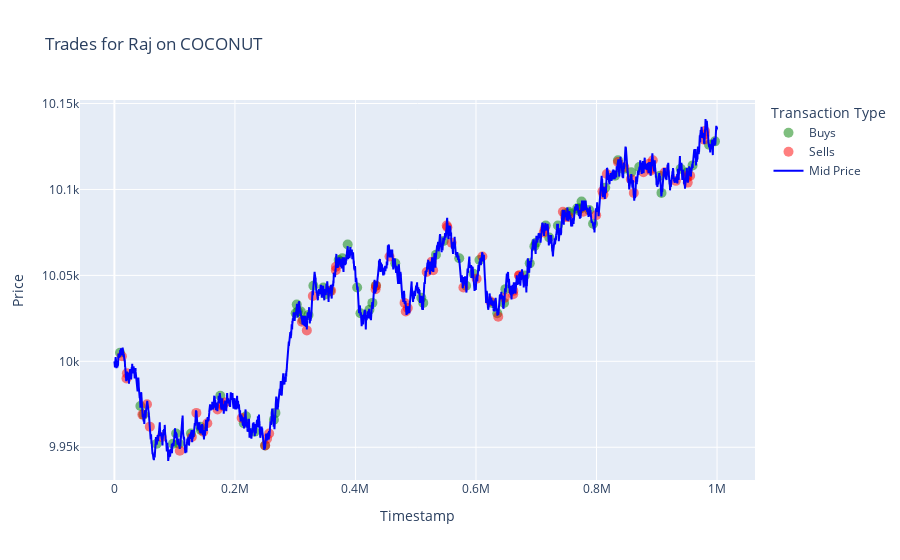
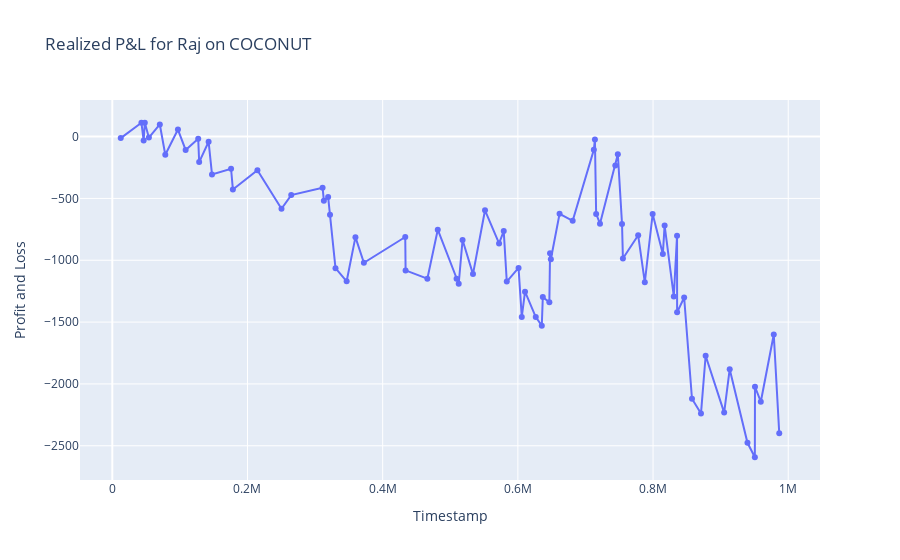
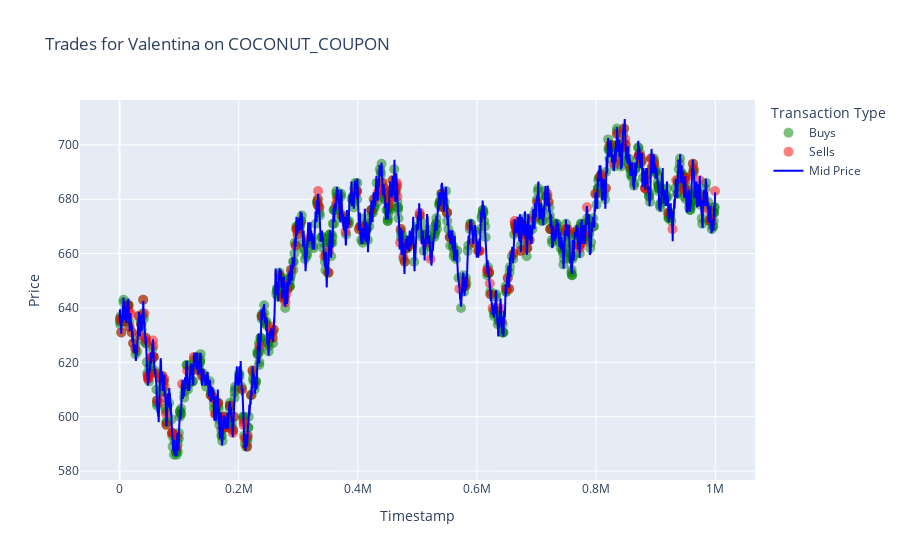
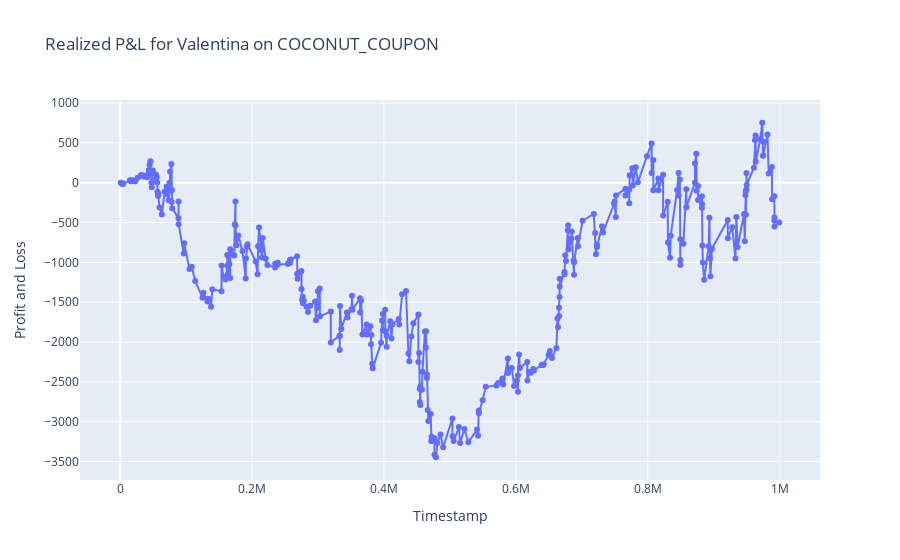

Write notebook code for charts like these, in order.
### Code cell
analyze_trades(trades_r4_d1, prices_r4_d1)

### Figure 1 — Plotly figure (JSON) as saved in the notebook; plotly's stock layout.template omitted (floating-point values rounded to 4 significant figures; data arrays with more than 128 entries replaced by an {"elided": "..."} marker saying what was removed)
{"data": [{"marker": {"color": "green", "opacity": 0.5, "size": 10}, "mode": "markers", "name": "Buys", "type": "scatter", "x": [9300, 43100, 48100, 70300, 97100, 102400, 107500, 127100, 142500, 143500, 175700, 214700, 218300, 232700, 250000, 264700, 267200, 300800, 302600, 304500, 309300, 313000, 322100, 330200, 346700, 350700, 357800, 372200, 375200, 378200, 387100, 402800, 408200, 423200, 428100, 433900, 466100, 509300, 512500, 533600, 546300, 572200, 583600, 595800, 605800, 626500, 635400, 646600, 648800, 681100, 689200, 696900, 699400, 715800, 721500, 735900, 747800, 754100, 755400, 768000, 769800, 774000, 775200, 787800, 794300, 814500, 830700, 835600, 844700, 857600, 870900, 905200, 907800, 939700, 950600, 959400, 986700, 996600], "y": [10005, 9974, 9969, 9952, 9952, 9958, 9952, 9958, 9962, 9960, 9980, 9964, 9968, 9959, 9951, 9966, 9970, 10028, 10033, 10029, 10029, 10024, 10027, 10044, 10043, 10039, 10041, 10059, 10058, 10060, 10068, 10043, 10028, 10030, 10034, 10044, 10057, 10037, 10034, 10062, 10070, 10060, 10044, 10051, 10059, 10034, 10028, 10034, 10042, 10050, 10057, 10067, 10069, 10079, 10072, 10079, 10086, 10087, 10086, 10089, 10088, 10089, 10093, 10088, 10080, 10101, 10108, 10117, 10112, 10110, 10113, 10108, 10098, 10112, 10110, 10114, 10126, 10128]}, {"marker": {"color": "red", "opacity": 0.5, "size": 10}, "mode": "markers", "name": "Sells", "type": "scatter", "x": [12500, 20100, 20800, 46400, 54100, 58800, 78400, 108500, 128500, 136000, 147500, 154200, 171100, 178400, 179800, 183700, 211200, 250300, 253300, 256800, 311100, 319300, 329300, 359700, 367400, 367600, 433400, 434200, 456500, 481500, 483500, 486800, 518200, 526600, 528900, 551400, 552500, 559600, 579100, 601000, 610600, 623600, 636900, 647600, 661700, 662000, 671600, 671800, 712400, 714000, 744200, 747900, 753900, 778000, 799400, 809900, 811500, 817100, 835500, 846000, 857000, 861900, 877800, 887300, 890500, 890600, 893400, 913400, 931700, 950400, 950800, 951300, 955400, 978600, 979600, 979900], "y": [10003, 9990, 9993, 9969, 9975, 9962, 9956, 9948, 9956, 9970, 9959, 9964, 9972, 9975, 9974, 9976, 9967, 9951, 9955, 9958, 10023, 10018, 10038, 10041, 10053, 10055, 10042, 10044, 10061, 10034, 10029, 10031, 10052, 10058, 10053, 10079, 10078, 10069, 10043, 10048, 10061, 10035, 10026, 10037, 10039, 10041, 10050, 10050, 10075, 10077, 10087, 10084, 10084, 10087, 10085, 10099, 10097, 10109, 10116, 10113, 10106, 10098, 10110, 10115, 10111, 10112, 10117, 10110, 10105, 10108, 10107, 10104, 10108, 10129, 10132, 10134]}, {"line": {"color": "blue", "width": 2}, "mode": "lines", "name": "Mid Price", "type": "scatter", "x": {"elided": "10000 int values"}, "y": {"elided": "10000 float values"}}], "layout": {"legend": {"title": {"text": "Transaction Type"}}, "title": {"text": "Trades for Raj on COCONUT"}, "xaxis": {"title": {"text": "Timestamp"}}, "yaxis": {"title": {"text": "Price"}}}}

### Figure 2 — Plotly figure (JSON) as saved in the notebook; plotly's stock layout.template omitted (floating-point values rounded to 4 significant figures)
{"data": [{"mode": "lines+markers", "name": "Realized P&L", "type": "scatter", "x": [12500, 43100, 46400, 48100, 54100, 70300, 78400, 97100, 108500, 127100, 128500, 142500, 147500, 175700, 178400, 214700, 250300, 264700, 311100, 313000, 319300, 322100, 330200, 346700, 359700, 372200, 433400, 433900, 466100, 481500, 509300, 512500, 518200, 533600, 551400, 572200, 579100, 583600, 601000, 605800, 610600, 626500, 635400, 636900, 646600, 647600, 648800, 661700, 681100, 712400, 714000, 715800, 721500, 744200, 747900, 754100, 755400, 778000, 787800, 799400, 814500, 817100, 830700, 835500, 835600, 846000, 857600, 870900, 877800, 905200, 913400, 939700, 950600, 950800, 959400, 978600, 986700], "y": [-12, 112, -32, 112, -8, 98, -147, 57, -108, -18, -206, -42, -306, -260, -428, -272, -584, -473, -413, -518, -488, -632, -1064, -1170, -813, -1020, -812, -1082, -1149, -753, -1149, -1190, -836, -1112, -596, -864, -764, -1172, -1062, -1458, -1254, -1459, -1529, -1298, -1339, -943, -992, -624, -681, -107, -23, -625, -704, -234, -143, -707, -986, -798, -1178, -626, -950, -718, -1293, -801, -1421, -1301, -2120, -2240, -1772, -2232, -1881, -2476, -2593, -2023, -2144, -1600, -2398]}], "layout": {"legend": {"title": {"text": "P&L"}}, "title": {"text": "Realized P&L for Raj on COCONUT"}, "xaxis": {"title": {"text": "Timestamp"}}, "yaxis": {"title": {"text": "Profit and Loss"}}}}

### Figure 3 — Plotly figure (JSON) as saved in the notebook; plotly's stock layout.template omitted (floating-point values rounded to 4 significant figures; data arrays with more than 128 entries replaced by an {"elided": "..."} marker saying what was removed)
{"data": [{"marker": {"color": "green", "opacity": 0.5, "size": 10}, "mode": "markers", "name": "Buys", "type": "scatter", "x": {"elided": "831 int values"}, "y": {"elided": "831 int values"}}, {"marker": {"color": "red", "opacity": 0.5, "size": 10}, "mode": "markers", "name": "Sells", "type": "scatter", "x": {"elided": "230 int values"}, "y": {"elided": "230 int values"}}, {"line": {"color": "blue", "width": 2}, "mode": "lines", "name": "Mid Price", "type": "scatter", "x": {"elided": "10000 int values"}, "y": {"elided": "10000 float values"}}], "layout": {"legend": {"title": {"text": "Transaction Type"}}, "title": {"text": "Trades for Valentina on COCONUT_COUPON"}, "xaxis": {"title": {"text": "Timestamp"}}, "yaxis": {"title": {"text": "Price"}}}}

### Figure 4 — Plotly figure (JSON) as saved in the notebook; plotly's stock layout.template omitted (floating-point values rounded to 4 significant figures; data arrays with more than 128 entries replaced by an {"elided": "..."} marker saying what was removed)
{"data": [{"mode": "lines+markers", "name": "Realized P&L", "type": "scatter", "x": {"elided": "347 int values"}, "y": {"elided": "347 int values"}}], "layout": {"legend": {"title": {"text": "P&L"}}, "title": {"text": "Realized P&L for Valentina on COCONUT_COUPON"}, "xaxis": {"title": {"text": "Timestamp"}}, "yaxis": {"title": {"text": "Profit and Loss"}}}}
